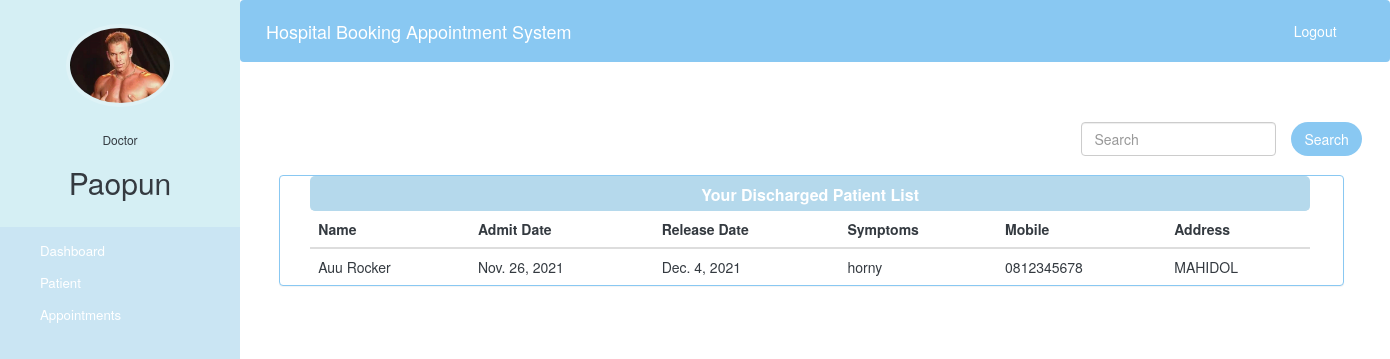
The page /doctor-view-discharge-patient (signed in) on the database its author committed.
### hospital/models.py (models this page shows, shortened)
class Doctor(models.Model):
    user = models.OneToOneField(User, on_delete=models.CASCADE)
    profile_pic = models.ImageField(upload_to='hospital/static/profile_pic/DoctorProfilePic', null=True, blank=True)
    address = models.CharField(max_length=40)
    mobile = models.CharField(max_length=20, null=True)
    department = models.CharField(max_length=50, choices=departments, default='Cardiologist')
    status = models.BooleanField(default=False)

class PatientDischargeDetails(models.Model):
    patientId = models.PositiveIntegerField(null=True)
    patientName = models.CharField(max_length=40)
    assignedDoctorName = models.CharField(max_length=40)
    address = models.CharField(max_length=40)
    mobile = models.CharField(max_length=20, null=True)
    symptoms = models.CharField(max_length=100, null=True)
    admitDate = models.DateField(null=False)
    releaseDate = models.DateField(null=False)
    daySpent = models.PositiveIntegerField(null=False)
    roomCharge = models.PositiveIntegerField(null=False)
    medicineCost = models.PositiveIntegerField(null=False)
    doctorFee = models.PositiveIntegerField(null=False)
    OtherCharge = models.PositiveIntegerField(null=False)
    total = models.PositiveIntegerField(null=False)

### hospital/views.py (the view)
# urls.py: path('doctor-view-discharge-patient',views.doctor_view_discharge_patient_view,name='doctor-view-discharge-patient'),
@login_required(login_url='doctorlogin')
@user_passes_test(is_doctor)
def doctor_view_discharge_patient_view(request):
    dischargedpatients=models.PatientDischargeDetails.objects.all().distinct().filter(assignedDoctorName=request.user.first_name)
    doctor=models.Doctor.objects.get(user_id=request.user.id) #for profile picture of doctor in sidebar
    return render(request,'hospital/doctor_view_discharge_patient.html',{'dischargedpatients':dischargedpatients,'doctor':doctor})

### hospital/views.py (called while the page is built)
def is_doctor(user):
    return user.groups.filter(name='DOCTOR').exists()

### hospital/templates/hospital/doctor_view_discharge_patient.html (shortened to what this page needs)
{% extends 'hospital/doctor_base.html' %} {% block content %} {%load static%}
<head>
    <link href="//netdna.bootstrapcdn.com/bootstrap/3.0.0/css/bootstrap.min.css" rel="stylesheet" id="bootstrap-css">
</head>
<div class="container">
    <form action="/search" method="get" style="margin-left:74%;" class="form-inline my-2 my-lg-0">
        <input class="form-control mr-sm-2" type="search" placeholder="Search" name="query" id="query" aria-label="Search">
        <button class="btn btn-outline-success my-2 my-sm-0" type="submit" style="background-color: rgba(137, 200, 242, 1);color:white;border-radius: 40px;margin-left: 10px;">Search</button>
    </form>
    <div class="panel panel-primary" style="margin-top: 0.50cm; border-color: rgba(137, 200, 242, 1);width:106.5rem;margin-left: 0.5cm;">
        <div class="panel-heading" style="background:rgba(181, 217, 236, 1); border-color:rgba(181, 217, 236, 1) ; text-align:center;
    width: 100rem; height: 3.5rem; margin-left: 0.8cm; border-radius: 5px;  ">
            <h6 class="panel-title" style="font-weight: bold;">Your Discharged Patient List</h6>
        </div>
        <table class="table table-hover" id="dev-table" style="color: #343A40; margin-left: 0.8cm; width: 100rem">
            <thead>
                <tr>
                    <th>Name</th>
                    <th>Admit Date</th>
                    <th>Release Date</th>
                    <th>Symptoms</th>
                    <th>Mobile</th>
                    <th>Address</th>
                </tr>
            </thead>
            {% for p in dischargedpatients %}
            <tr>
                <td style="color: #343A40;"> {{p.patientName}}</td>
                <td style="color: #343A40;">{{p.admitDate}}</td>
                <td style="color: #343A40;">{{p.releaseDate}}</td>
                <td style="color: #343A40;">{{p.symptoms}}</td>
                <td style="color: #343A40;">{{p.mobile}}</td>
                <td style="color: #343A40;">{{p.address}}</td>
            </tr>
            {% endfor %}
        </table>
    </div>
</div>
{% endblock content %}

### hospital/templates/hospital/doctor_base.html (shortened to what this page needs)
<!DOCTYPE html> {% load static %}
<html lang="en">
<head>
    <link rel="stylesheet" href="https://stackpath.bootstrapcdn.com/bootstrap/4.3.1/css/bootstrap.min.css">
    <link rel="stylesheet" href="https://maxcdn.bootstrapcdn.com/font-awesome/4.7.0/css/font-awesome.min.css">
</head>
<body>
    <nav class="menu" tabindex="0">
        <header class="avatar">
            <img src="{{ doctor.profile_pic.url }}" alt="Profile Pic" />
            <br><br>
            <h6>Doctor</h6>
            <h2>{{request.user.first_name}}</h2>
        </header>
        <ul>
            <li tabindex="0" class="icon-dashboard"> <a style="color:white; text-decoration:none;" href="/doctor-dashboard"><span>Dashboard</span></a> </li>
            <li tabindex="0" class="icon-users"> <a style="color:white; text-decoration:none;" href="/doctor-patient"><span>Patient</span></a></li>
            <li tabindex="0" class="icon-calendar"> <a style="color:white; text-decoration:none;" href="/doctor-appointment"><span>Appointments</span></a></li>
        </ul>
    </nav>
    <main>
        <div class="bs-example">
            <nav class="navbar navbar-expand-md  navbar-dark fixed-top" style="background:#89C8F2;">
                <a href="/doctor-dashboard" class="navbar-brand">Hospital Booking Appointment System</a>
                <div class="collapse navbar-collapse justify-content-between" id="navbarCollapse">
                    <div class="navbar-nav" style=" margin-left: 90%;">
                        <a href="/logout" class="nav-item nav-link" style="color: #fff">Logout</a>
                    </div>
                </div>
            </nav>
        </div>
        <br><br>
        {% block content %} {% endblock content %}
        <br><br><br><br><br><br><br>
    </main>
</body>
</html>

### hospital/templates/hospital/doctor_base.html (style rules this page uses)
a:link { text-decoration: none; }
a { color: white; }
body { padding-left: 240px; }
main { position: relative; height: 100vh; }
.menu { background: #CAE5F3; color: rgba(52, 58, 64, 1); height: 100vh; width: 240px; position: fixed; top: 0px; left: 0; z-index: 5; outline: none; }
.menu .avatar { background: #D5EFF4; padding: 2em 0.5em; text-align: center; }
.menu .avatar img { width: 100px; border-radius: 50%; overflow: hidden; box-shadow: 0 0 0 4px rgba(255, 255, 255, 0.2); }
.menu .avatar h2 { font-weight: normal; margin-bottom: 0; }
.menu ul { list-style: none; padding: 0.5em 0; margin: 0; }
.menu ul li { padding: 0.5em 1em 0.5em 3em; font-size: 0.95em; font-weight: regular; background-repeat: no-repeat; background-position: left 15px center; background-size: auto 20px; transition: all 0.15s linear; cursor: pointer; }
.menu ul li.icon-dashboard { background-image: url("http://www.entypo.com/images//gauge.svg"); }
.menu ul li.icon-users { background-image: url("http://www.entypo.com/images//users.svg"); }
.menu ul li.icon-calendar { background-image: url("http://www.entypo.com/images//calendar.svg"); }

### hospital/templates/hospital/doctor_view_discharge_patient.html (style rules this page uses)
a:link { text-decoration: none; }
h6 { text-align: center; }

### rows shown on the page
Doctor: profile_pic (picture)
PatientDischargeDetails: patientName "Auu Rocker", admitDate "Nov. 26, 2021", releaseDate "Dec. 4, 2021", symptoms "horny", mobile "0812345678", address "MAHIDOL"

### other values the page prints
{{ request.user.first_name }} "Paopun"
